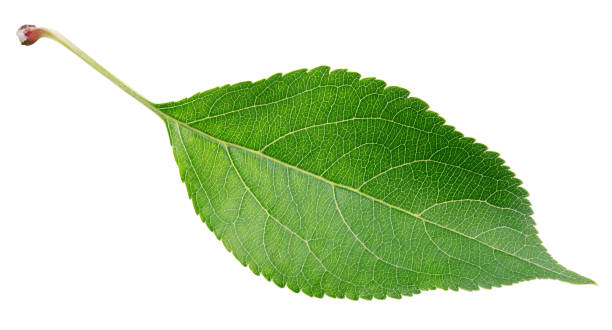
#> input picture leaf/leaf.jpg, 612 x 330 px
$ python __init__.py
#> lines starting #> are read from the running program, lines starting #| are printed output that depends on the picture; after the words box and inside, x2 and y2 are one past the last pixel; in counts of white or black regions, pixels touching at a corner belong together; long printed decimals are rounded

import cv2
import numpy as np

# Load the image
img = cv2.imread('leaf.jpg')
#> img is the input picture: shape (330, 612, 3); mean B, G, R 187.7, 220.7, 202

# Convert the image to grayscale
gray = cv2.cvtColor(img, cv2.COLOR_BGR2GRAY)
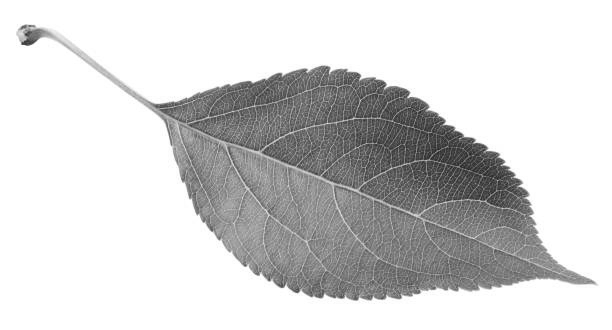
#> gray: shape (330, 612); min 30, max 255, mean 211.3

# Apply thresholding to obtain a binary image
_, thresh = cv2.threshold(gray, -1, 300, cv2.THRESH_BINARY_INV+cv2.THRESH_OTSU)
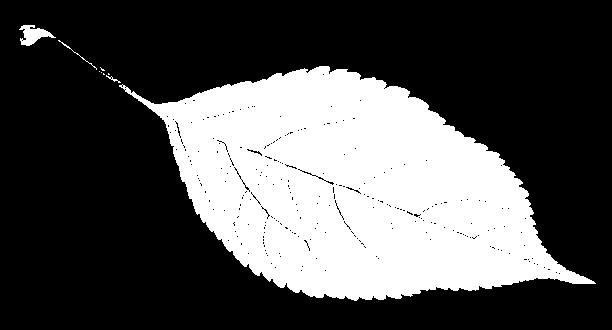
#> thresh: shape (330, 612); 32.1% white; 9 white regions (5 under 20 px)

# Find the contours in the binary image
contours, _ = cv2.findContours(thresh, cv2.RETR_EXTERNAL, cv2.CHAIN_APPROX_SIMPLE)
#> contours = 9 contours, 7 with area under 20; largest, box (x1, y1, x2, y2) and area: (119, 66, 596, 301) 64415, (19, 25, 56, 46) 329

# Calculate the area and perimeter of the leaf using the contours
area = cv2.contourArea(contours[0])
#> area = 14.5
perimeter = cv2.arcLength(contours[0], True)
#> perimeter = 37.21

# Display the results
print("Area: ", area)
#| Area:  14.5
print("Perimeter: ", perimeter)
#| Perimeter:  37.213
cv2.imshow('image', img)
cv2.waitKey(0)
cv2.destroyAllWindows()
